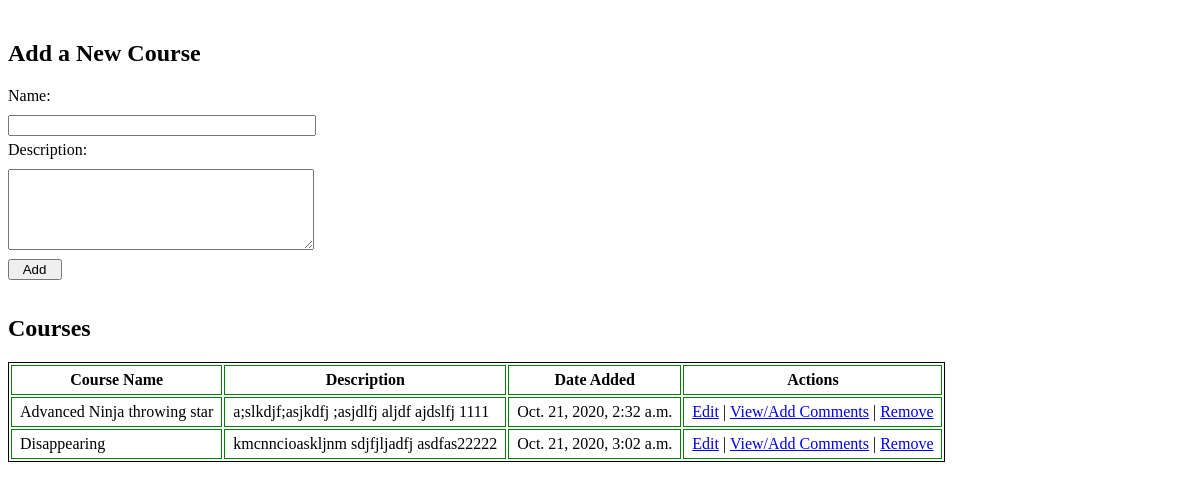
Before: / with the older database file.
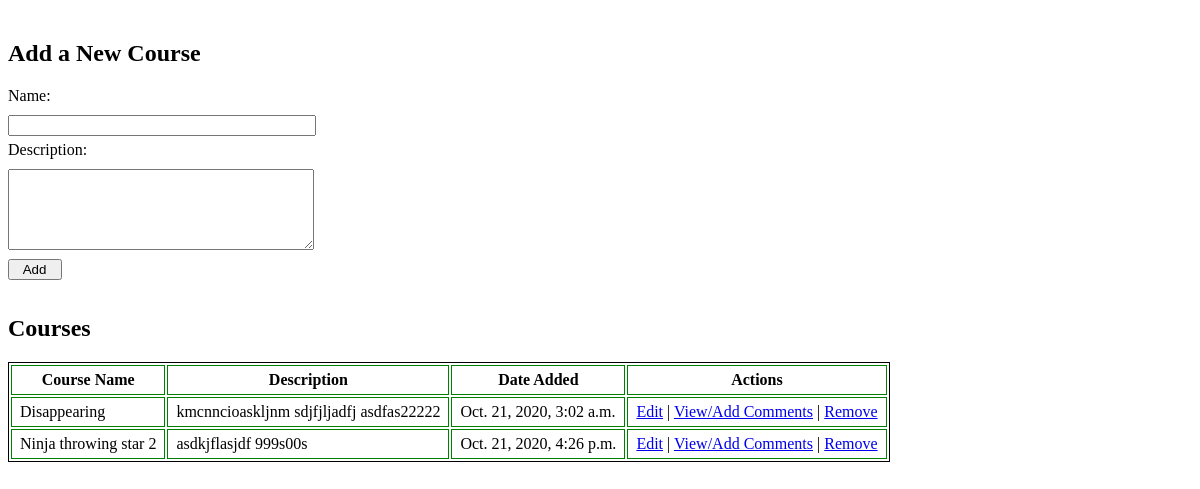
After: the same page with the newer database file.
### courses_app/models.py (models this page shows)
class Courses(models.Model):
    name = models.CharField(max_length=255)
    created_at = models.DateTimeField(auto_now_add=True)
    modified_at = models.DateTimeField(auto_now=True)
    objects = CourseManager()
    description = models.OneToOneField(Descriptions,
                                    on_delete=models.CASCADE,
                                    primary_key=True)

class Descriptions(models.Model):
    description = models.TextField()
    created_at = models.DateTimeField(auto_now_add=True)
    modified_at = models.DateTimeField(auto_now=True)

### courses_app/views.py (the view)
# urls.py: path('', views.index),
def index(request):
    context = {
        'header': "Add a New Course",
        'courses': Courses.objects.all(),
        'button': "  Add  ",
        'to_edit': False,
    }
    return render(request, 'index.html', context)

### courses_app/templates/index.html (shortened to what this page needs)
<!DOCTYPE html>
<html lang="en">
<head>
    {% load static %}
    <link rel="stylesheet" href="{% static 'css/style.css'%}">
</head>
<body>
    <div id="add_course">
        <h2>{{header}}</h2>
        <form {%if to_edit %} action="{{this_id}}/update" {%else%}action="/add/"{%endif%} method="POST">
            <p class="column1">Name: </p>
            <input type="text" name="course_name" class="column2" value="{{this_course.name}}"><br>
            <p class="column1">Description: </p>
            <textarea name="description" id="" cols="50" rows="5" class="column2">{{this_course.description.description}}</textarea><br>
            <input type="submit" value="{{button}}">
        </form>
        <div id="courses_list">
            <h2>Courses</h2>
            <table>
                <tr>
                    <th>Course Name</th>
                    <th>Description</th>
                    <th>Date Added</th>
                    <th>Actions</th>
                </tr>
                {% for course in courses%}
                    <tr>
                        <td>{{course.name}}</td>
                        <td>{{course.description.description}}</td>
                        <td>{{course.created_at}}</td>
                        <td><a href="/courses/{{course.description_id}}">Edit</a> | <a href="/courses/{{course.description_id}}/comments">View/Add Comments</a> | <a href="/courses/destroy/{{course.description_id}}">Remove</a></td>
                    </tr>
                {% endfor %}
            </table>
        </div>
    </div>
</body>
</html>

### courses_app/static/css/style.css (style rules this page uses)
* { margin-top: 5px; }
.column1 { width: 500px; margin-bottom: 5px; }
h2 { margin-top: 35px; }
.column2 { width: 300px; margin-top: 5px; }
* { color: bue; }
table { border: 1px solid black; }
th, td { padding: 5px 8px; border: 1px solid green; }

Changed rows visible on the page:
removed Courses: name "Advanced Ninja throwing star", description.description "a;slkdjf;asjkdfj ;asjdlfj aljdf ajdslfj 1111", created_at "Oct. 21, 2020, 2:32 a.m."
added Courses: name "Ninja throwing star 2", description.description "asdkjflasjdf 999s00s", created_at "Oct. 21, 2020, 4:26 p.m."
